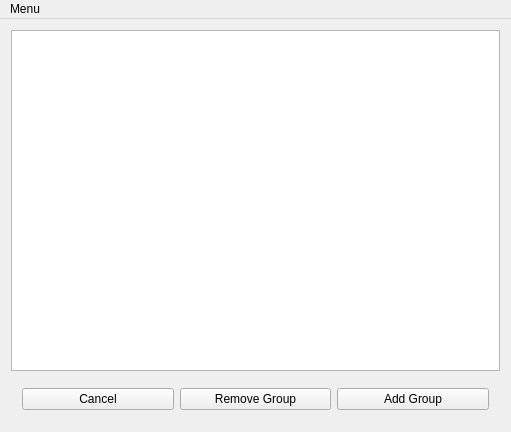
<?xml version="1.0" encoding="UTF-8"?>
<ui version="4.0">
 <class>EditGroup</class>
 <widget class="QMainWindow" name="EditGroup">
  <property name="geometry">
   <rect>
    <x>0</x>
    <y>0</y>
    <width>511</width>
    <height>432</height>
   </rect>
  </property>
  <property name="windowTitle">
   <string>Add New Member</string>
  </property>
  <widget class="QWidget" name="centralWidget">
   <layout class="QVBoxLayout" name="verticalLayout">
    <property name="sizeConstraint">
     <enum>QLayout::SetMaximumSize</enum>
    </property>
    <item>
     <widget class="QTableView" name="tv_group"/>
    </item>
    <item>
     <widget class="QFrame" name="frame">
      <property name="frameShape">
       <enum>QFrame::NoFrame</enum>
      </property>
      <property name="frameShadow">
       <enum>QFrame::Raised</enum>
      </property>
      <layout class="QGridLayout" name="gridLayout_2">
       <item row="0" column="0">
        <widget class="QPushButton" name="btn_cancel">
         <property name="text">
          <string>Cancel</string>
         </property>
        </widget>
       </item>
       <item row="0" column="2">
        <widget class="QPushButton" name="btn_add_group">
         <property name="text">
          <string>Add Group</string>
         </property>
        </widget>
       </item>
       <item row="0" column="1">
        <widget class="QPushButton" name="btn_remove_group">
         <property name="text">
          <string>Remove Group</string>
         </property>
        </widget>
       </item>
      </layout>
     </widget>
    </item>
   </layout>
  </widget>
  <widget class="QMenuBar" name="menuBar">
   <property name="geometry">
    <rect>
     <x>0</x>
     <y>0</y>
     <width>511</width>
     <height>22</height>
    </rect>
   </property>
   <widget class="QMenu" name="menuMenu">
    <property name="title">
     <string>Menu</string>
    </property>
   </widget>
   <addaction name="menuMenu"/>
  </widget>
 </widget>
 <layoutdefault spacing="6" margin="11"/>
 <tabstops>
  <tabstop>tv_group</tabstop>
  <tabstop>btn_cancel</tabstop>
  <tabstop>btn_remove_group</tabstop>
  <tabstop>btn_add_group</tabstop>
 </tabstops>
 <resources/>
 <connections/>
</ui>
